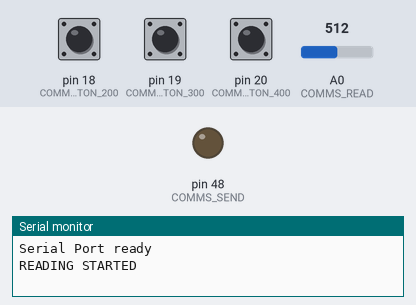
This sketch was run on a simulated Arduino Mega 2560, built with avr-gcc and run on an emulated ATmega2560. Parts: output pins drawn as LEDs (lit = HIGH), the last lines printed to the serial monitor. The test bench sets the inputs (shaded band); at power-on: pin 18 (COMMS_BUTTON_200) HIGH, A0 (COMMS_READ) = 512, pin 19 (COMMS_BUTTON_300) HIGH, pin 20 (COMMS_BUTTON_400) HIGH.

Above: at 1.2 s.
1.3 s: pin 18 (COMMS_BUTTON_200) pulled LOW for 0.15 s
At 1.39 s:
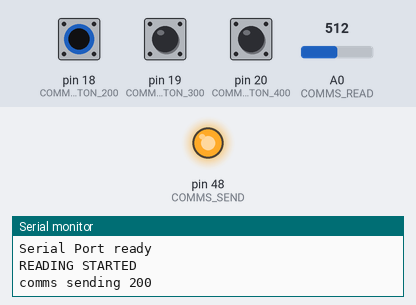
2.9 s: A0 (COMMS_READ) set to 90
Timing chart, 0 to 5.9 s (numbered marks = the images above; inputs shaded):
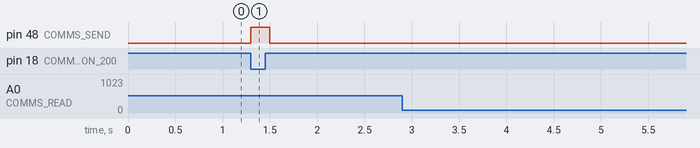

The sketch:

Draft1.asc.ino
```cpp
#define COMMS_READ A0
#define COMMS_SEND 48
#define COMMS_THRESHOLD 100

#define COMMS_BUTTON_200 18
#define COMMS_BUTTON_300 19
#define COMMS_BUTTON_400 20

#define INTERRUPT_DEBOUNCE_DELAY 250

static unsigned long stahp_sending_time = 0;
static unsigned long last_reading = 0;
bool  reading_in = false;

void setup() {
    // put your setup code here, to run once:
    Serial.begin(9600);
    while (!Serial)  {}
    Serial.println("Serial Port ready");

    pinMode(COMMS_BUTTON_400, INPUT_PULLUP);
    pinMode(COMMS_BUTTON_300, INPUT_PULLUP);
    pinMode(COMMS_BUTTON_200, INPUT_PULLUP);
    pinMode(COMMS_SEND, OUTPUT);

    attachInterrupt(digitalPinToInterrupt(COMMS_BUTTON_400), comms_send_400, FALLING);
    attachInterrupt(digitalPinToInterrupt(COMMS_BUTTON_300), comms_send_300, FALLING);
    attachInterrupt(digitalPinToInterrupt(COMMS_BUTTON_200), comms_send_200, FALLING);
    interrupts();
}

void loop() {
  // put your main code here, to run repeatedly:
  readme_daddy();
  send_mystuff();
}

////-----------------------------------------------------------------------------
////-----------------------------------------------------------------------------

void readme_daddy ()
{
  static unsigned long reading_start_time = 0;
  int reading = analogRead(COMMS_READ);

  /*
  if (reading != 0){
    Serial.print("serial RAW [");
    Serial.print(reading);
    Serial.println("]");
  }
  */

  if (!reading_in && reading > 300){
      reading_in = true;
      Serial.println("READING STARTED");
      reading_start_time = millis();
  } else if ( reading_in && reading < 100){
      Serial.println("READING ENDED");
      reading_in = false;
      last_reading = millis() - reading_start_time;
      Serial.print("serial read [");
      Serial.print(last_reading);
      Serial.println("]");
  }

  return;
}

void send_mystuff()
{

  if (stahp_sending_time > millis()) {
    digitalWrite(COMMS_SEND,HIGH);
  } else {
    digitalWrite(COMMS_SEND,LOW);
  }
}

void add_sending_time (int a)
{
  Serial.print("comms sending ");
  Serial.println(a);
  stahp_sending_time = millis() + a;
}

////// --------------------------------------------------------------------
////// ------------------- interupts --------------------------------------
////// --------------------------------------------------------------------

void comms_send_400 ()
{
  static unsigned long  LastPress = 0;
  static const unsigned long debounce_delay = INTERRUPT_DEBOUNCE_DELAY;

  attachInterrupt(digitalPinToInterrupt(COMMS_BUTTON_400), nothing, FALLING);
  interrupts();
   if (millis() - LastPress > debounce_delay) {
      LastPress = millis();
      // RUN TEST ----------------------------------
      add_sending_time(400);
      // RUN TEST ----------------------------------
   }
   attachInterrupt(digitalPinToInterrupt(COMMS_BUTTON_400), comms_send_400, FALLING);
}

void comms_send_300 ()
{
  static unsigned long  LastPress = 0;
  static const unsigned long debounce_delay = INTERRUPT_DEBOUNCE_DELAY;

  attachInterrupt(digitalPinToInterrupt(COMMS_BUTTON_300), nothing, FALLING);
  interrupts();
   if (millis() - LastPress > debounce_delay) {
      LastPress = millis();
      // RUN TEST ----------------------------------
      add_sending_time(300);
      // RUN TEST ----------------------------------
   }
   attachInterrupt(digitalPinToInterrupt(COMMS_BUTTON_300), comms_send_300, FALLING);
}

void comms_send_200 ()
{
  static unsigned long  LastPress = 0;
  static const unsigned long debounce_delay = INTERRUPT_DEBOUNCE_DELAY;

  attachInterrupt(digitalPinToInterrupt(COMMS_BUTTON_200), nothing, FALLING);
  interrupts();
   if (millis() - LastPress > debounce_delay) {
      LastPress = millis();
      // RUN TEST ----------------------------------
      add_sending_time(200);
      // RUN TEST ----------------------------------
   }
   attachInterrupt(digitalPinToInterrupt(COMMS_BUTTON_200), comms_send_200, FALLING);
}

////// --------------------------------------------------------------------
////// --------------------------------------------------------------------
////// --------------------------------------------------------------------

void nothing () {};
```

Measured:
- after the input at 1.3 s, pin 48 (COMMS_SEND): LOW → HIGH at once, → LOW 0.20 s later
